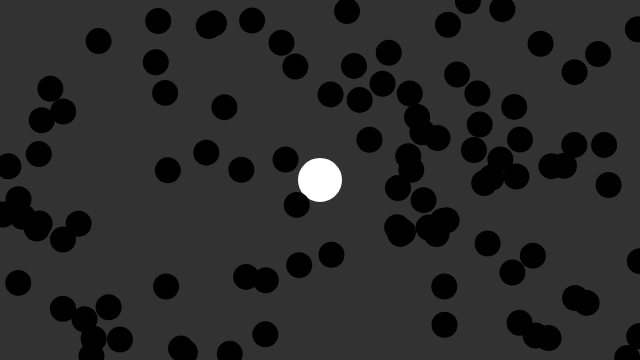
Frame 1 (no input)
Frame 60 (no input): identical to frame 1, image omitted
Frame 120 (the mouse pressed at the canvas centre since frame 60): identical to frame 1, image omitted

The p5.js sketch that drew this single still picture (run headless with seeded random() and noise() and a simulated clock; from frame 60 on, the mouse is pressed at the canvas centre):

// p5.js sketch
// ── sketch.js

let movers = [];

let attractor;

function setup() {
  createCanvas(640, 360);
  for (let i = 0; i < 100; i++) {
    movers[i] = new Mover(1.5, random(width), random(height));
  }
  attractor = new Attractor();
}

function draw() {
  background(50);

  attractor.display();

  for (let i = 0; i < movers.length; i++) {
    let force = attractor.calculateAttraction(movers[i]);
    movers[i].applyForce(force);
//if(mouseIsPressed){
  //  movers[i].update();
//}
    movers[i].display();
    movers[i].checkEdges();
  }
}

function mouseMoved() {
  attractor.handleHover(mouseX, mouseY);
  if(mouseIsPressed){
    movers[i].update();
}
}

function mousePressed() {
  attractor.handlePress(mouseX, mouseY);
}

function mouseDragged() {
  attractor.handleHover(mouseX, mouseY);
  attractor.handleDrag(mouseX, mouseY);
}

function mouseReleased() {
  attractor.stopDragging();
}
// ── attractor.js
class Attractor {

  constructor() {
    this.position = createVector(width / 2, height / 2);
    this.mass = 20;
    this.G = -2.2;
    this.dragOffset = createVector(0, 0);
    this.dragging = false;
    this.rollover = false;
  }

  calculateAttraction(m) {
    let force = p5.Vector.sub(this.position, m.position);
    let distance = force.mag();
    distance = constrain(distance, 5, 25);
    force.normalize();
    let strength = (this.G * this.mass * m.mass) / (distance * distance);
    force.mult(strength);
    return force;
  }

  display() {
    ellipseMode(CENTER);
    strokeWeight(4);
    stroke(255);
      fill(255);
    ellipse(this.position.x, this.position.y, this.mass * 2, this.mass * 2);
  }

  handlePress(mx, my) {
    let d = dist(mx, my, this.position.x, this.position.y);
    if (d < this.mass) {
      this.dragging = true;
      this.dragOffset.x = this.position.x - mx;
      this.dragOffset.y = this.position.y - my;
    }
  }

  handleHover(mx, my) {
    let d = dist(mx, my, this.position.x, this.position.y);
    if (d < this.mass) {
      this.rollover = true;
    } else {
      this.rollover = false;
    }
  }

  stopDragging() {
    this.dragging = false;
  }

  handleDrag(mx, my) {
    if (this.dragging) {
      this.position.x = mx + this.dragOffset.x;
      this.position.y = my + this.dragOffset.y;
    }
  }
}
// ── mover.js


class Mover {
  constructor(mass, x, y) {
    this.position = createVector(x, y);
    this.velocity = createVector(1, 0);
    this.acceleration = createVector(0, 0);
    this.mass = mass;
  }

  applyForce(force) {
    let f = p5.Vector.div(force, this.mass);
    this.acceleration.add(f);
  }

  update() {
    this.velocity.add(this.acceleration);
    this.position.add(this.velocity);
    this.velocity.setMag(2);
    this.acceleration.mult(0);
  }

  display() {
    stroke(0);
    strokeWeight(2);
    fill(0);
    ellipse(this.position.x, this.position.y, this.mass * 16, this.mass * 16);
  }

  checkEdges() {
    if (this.position.x > width) {
      this.position.x = width;
      this.velocity.x *= -1;
    } else if (this.position.x < 0) {
      this.velocity.x *= -1;
      this.position.x = 0;
    }
    if (this.position.y > height) {
      this.velocity.y *= -1;
      this.position.y = height;
    }
    if (this.position.y < 0) {
      this.velocity.y *= -1;
      this.position.y = 0;
    }
  }
}
